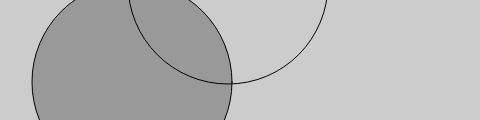
Frame 1 (no input)
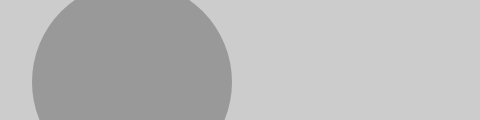
Frame 60 (no input)
Frame 120 (the mouse pressed at the canvas centre since frame 60): identical to frame 60, image omitted

The p5.js sketch that drew these frames (run headless with seeded random() and noise() and a simulated clock; from frame 60 on, the mouse is pressed at the canvas centre):

// p5.js sketch
// ── sketch.js
function setup() {
  createCanvas(480,120);
}

function draw() {
  background(204);  //Black
  fill(153);  // Medium gray
  ellipse(132, 82, 200, 200); //gray circle
  noFill();   //turn off fill
  ellipse(228, -16, 200, 200); //outline circle
  noStroke();   //turn off stroke
  ellipse(268, 118, 200, 200); // doesn't draw


}
